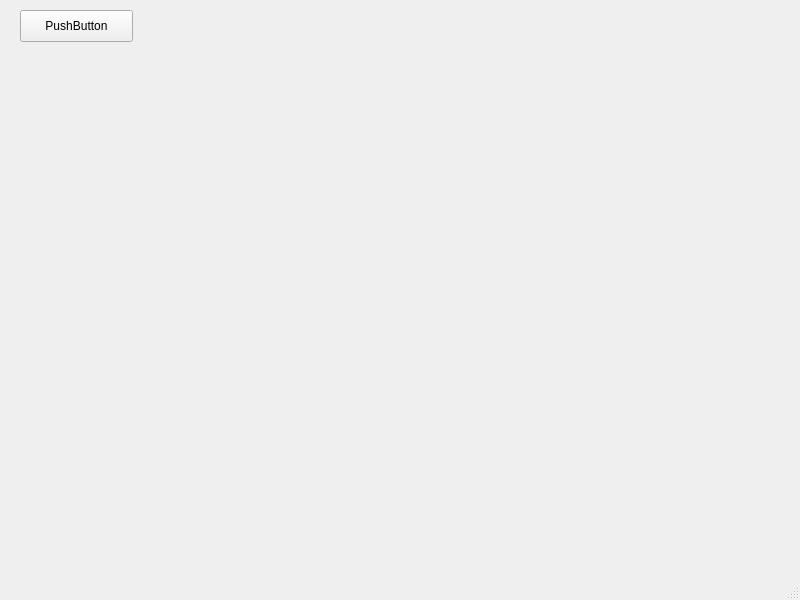
<?xml version="1.0" encoding="UTF-8"?>
<ui version="4.0">
 <class>MainWindow</class>
 <widget class="QMainWindow" name="MainWindow">
  <property name="geometry">
   <rect>
    <x>0</x>
    <y>0</y>
    <width>800</width>
    <height>600</height>
   </rect>
  </property>
  <property name="windowTitle">
   <string>MainWindow</string>
  </property>
  <widget class="QWidget" name="centralwidget">
   <widget class="QPushButton" name="pushButton">
    <property name="geometry">
     <rect>
      <x>20</x>
      <y>10</y>
      <width>113</width>
      <height>32</height>
     </rect>
    </property>
    <property name="text">
     <string>PushButton</string>
    </property>
   </widget>
  </widget>
  <widget class="QMenuBar" name="menubar">
   <property name="geometry">
    <rect>
     <x>0</x>
     <y>0</y>
     <width>800</width>
     <height>22</height>
    </rect>
   </property>
  </widget>
  <widget class="QStatusBar" name="statusbar"/>
 </widget>
 <resources/>
 <connections/>
</ui>
